Frame 1 (no input): blank canvas, image omitted
Frame 60 (the mouse pressed at the canvas centre just before this capture): blank canvas, image omitted
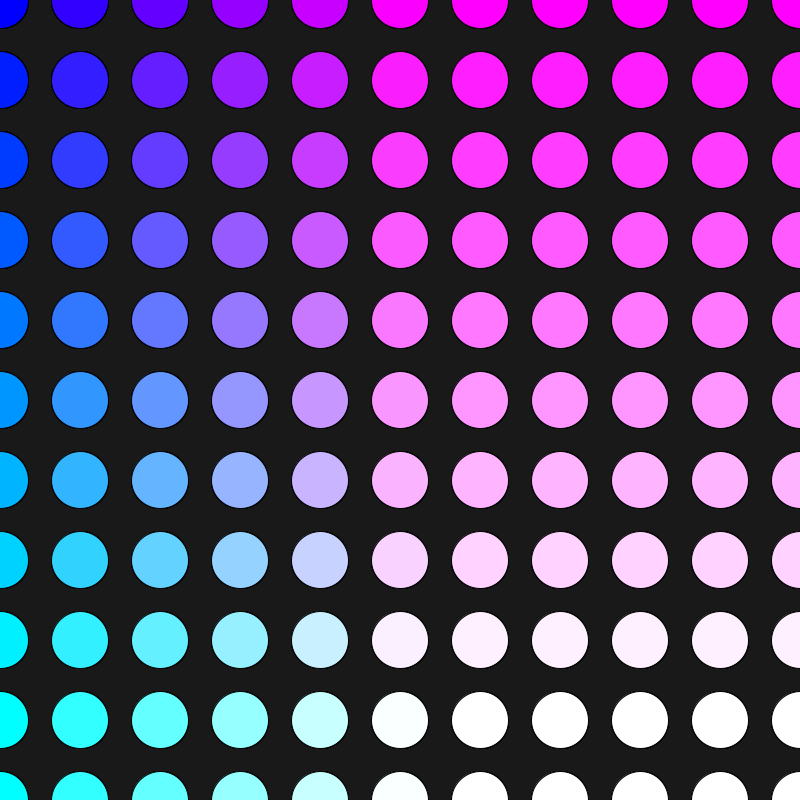
Frame 120 (the mouse held since frame 60 and released just before this capture)

The Processing sketch whose frames 1 and 60 were blank and that drew this single picture after the mouse press (run headless with seeded random() and noise(); from frame 60 on, the mouse is pressed at the canvas centre):

// Processing sketch: processing_60880
// ── processing_60880.pde

void setup() {
  size(800, 800);
  background(25);
  smooth();
}



void draw() {
  int big = 80;  
  int anzahl =   width/big;

  float big2 = mouseX/12;
  float big3 = mouseX/7;
  
  for (int i = 0; i<=anzahl;i++) {
  for (int j = 0; j<=anzahl;j++) {
    
    fill(i*50,j*30,mouseY*0.7);
      strokeWeight(1);
      ellipse(big*i,big*j, big3 , big3 );
  }
  }

  println(big);
  println(anzahl);
}

 
